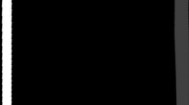
#> input picture src/straight.jpg, 189 x 105 px
$ jupyter execute 'Hough Transform.ipynb'
#> lines starting #> are read from the running program, lines starting #| are printed output that depends on the picture; after the words box and inside, x2 and y2 are one past the last pixel; in counts of white or black regions, pixels touching at a corner belong together
[cell 1]
import cv2
import numpy as np
import matplotlib.pyplot as plt

# Hough Transform with OpenCV

[cell 2]
img = cv2.imread('src/straight.jpg')
#> img is the input picture: shape (105, 189, 3); min 0, max 255, mean 17.2
img_original = img.copy()
gray = cv2.cvtColor(img, cv2.COLOR_BGR2GRAY)
edges = cv2.Canny(gray,0,120,apertureSize=3)
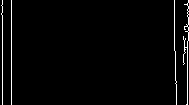
#> edges: shape (105, 189); 2.4% white in thin lines or dots

lines = cv2.HoughLines(edges,1,np.pi/180,76)
#> lines = [[11, 0], [2, 0], [-174, 3.12]]

for i in range(len(lines)):
    for rho, theta in lines[i]:
        a = np.cos(theta)
        b = np.sin(theta)
        x0 = a*rho
        y0 = b*rho
        x1 = int(x0 + 1000*(-b))
        y1 = int(y0+1000*(a))
        x2 = int(x0 - 1000*(-b))
        y2 = int(y0 -1000*(a))

        cv2.line(img,(x1,y1),(x2,y2),(0,0,255),1)
#> this loop made 3 passes
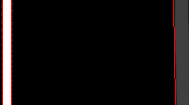
#> img: shape (105, 189, 3); 1.59% of pixels changed, all inside (x1, y1, x2, y2) = (2, 0, 176, 105)

res = np.vstack((img_original,img))
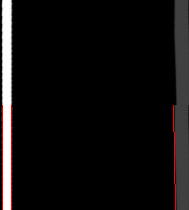
#> res: shape (210, 189, 3); mean B, G, R 16.3, 16.3, 18.3
plt.figure(figsize = (20,12))
plt.imshow(res)

# 확률 Hough Transform

[cell 3]
img = cv2.imread('src/line.jpg')
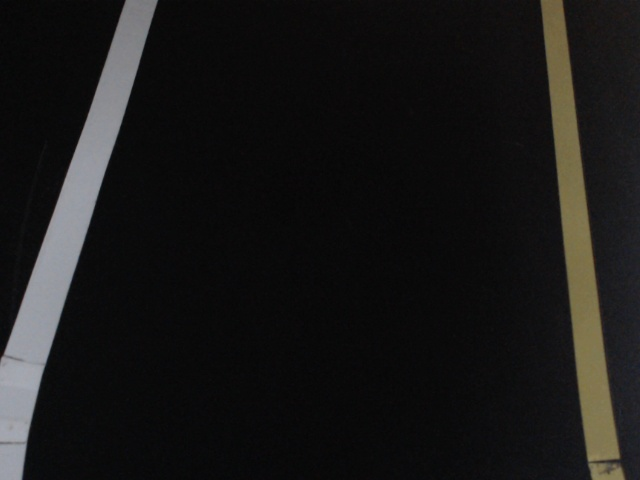
#> input picture src/line.jpg, 640 x 480 px
#> img is the input picture: shape (480, 640, 3); mean B, G, R 23.5, 24.2, 24.8
edges = cv2.Canny(img,50,200,apertureSize = 3)
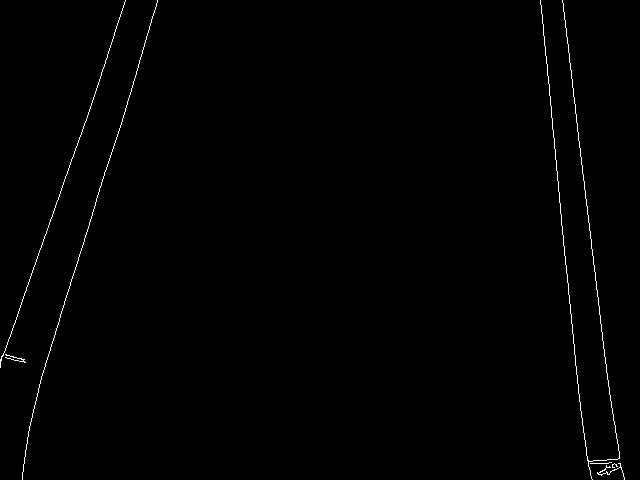
#> edges: shape (480, 640); 0.64% white in thin lines or dots
gray = cv2.cvtColor(edges,cv2.COLOR_GRAY2BGR)
#> gray: shape (480, 640, 3); 0.64% white in thin lines or dots
minLineLength = 0
maxLineGap = 0

lines = cv2.HoughLinesP(edges,1,np.pi/180,50,minLineLength,maxLineGap)
#> lines = 130 rows, first 6: [573, 92, 573, 96], [590, 231, 590, 235], [590, 236, 590, 238], [600, 315, 600, 321], [569, 58, 569, 62], [600, 322, 605, 363]
for i in range(len(lines)):
    for x1,y1,x2,y2 in lines[i]:
        cv2.line(img,(x1,y1),(x2,y2),(0,0,255),2)
#> this loop made 130 passes
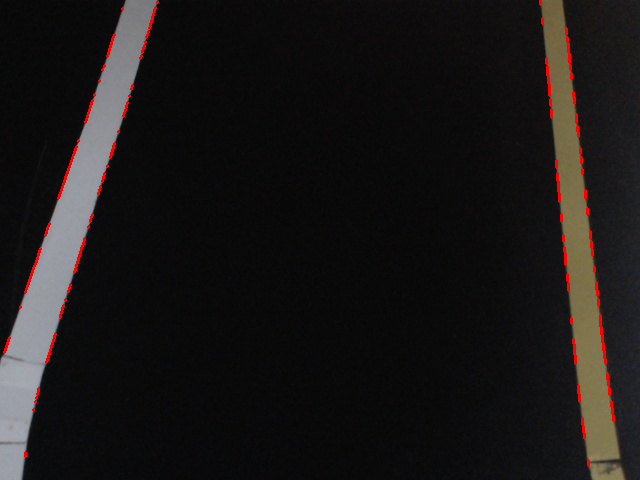
#> img: shape (480, 640, 3); 0.89% of pixels changed, all inside (x1, y1, x2, y2) = (3, 0, 615, 467)
plt.figure(figsize=(20,12))
plt.imshow(img)
